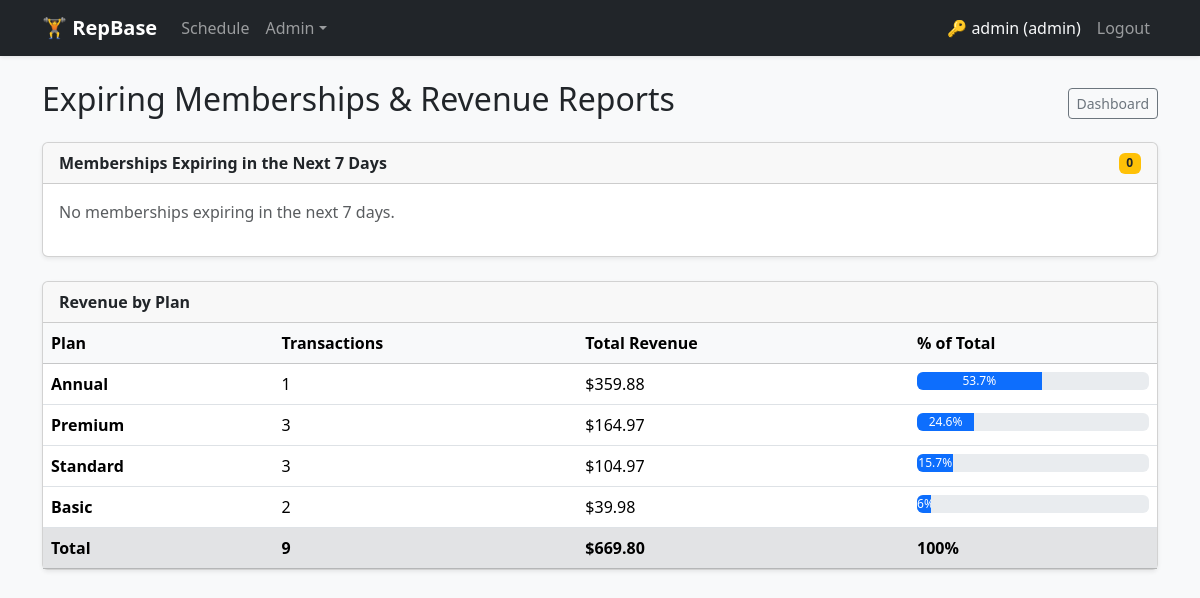
Screenshot of /admin_expiring.php (signed in) with the database file from the repository.
### tables this page shows
CREATE TABLE plan (
    Plan_id      INT UNSIGNED AUTO_INCREMENT PRIMARY KEY,
    Name         VARCHAR(80)    NOT NULL,
    PriceMonthly DECIMAL(8,2)   NOT NULL,
    DurationDays INT UNSIGNED   NOT NULL
);

### admin_expiring.php (the view, shortened to what this page needs)
<?php
require_once __DIR__ . '/helpers.php';
$db    = db();
$expiring = $db->query("
    SELECT m.Membership_id, m.EndDate, m.Active,
           mem.Member_id, mem.Name, mem.Email, mem.Phone,
           p.Name AS PlanName
    FROM membership m
    JOIN member mem ON mem.Member_id = m.Member_id
    JOIN plan p ON p.Plan_id = m.Plan_id
    WHERE m.EndDate BETWEEN CURDATE() AND CURDATE() + INTERVAL 7 DAY
      AND m.Active = 1
    ORDER BY m.EndDate ASC
")->fetchAll();
$revenue = $db->query("
    SELECT p.Plan_id, p.Name AS PlanName,
           COUNT(pay.Payment_id) AS TxCount,
           SUM(pay.Amount) AS TotalRevenue
    FROM payment pay
    JOIN membership ms ON ms.Membership_id = pay.Membership_id
    JOIN plan p ON p.Plan_id = ms.Plan_id
    GROUP BY p.Plan_id
    ORDER BY TotalRevenue DESC
")->fetchAll();
$totalRevenue = array_sum(array_column($revenue, 'TotalRevenue'));
?>
<div class="container">
  <div class="d-flex justify-content-between align-items-center mb-3">
    <h2>Expiring Memberships &amp; Revenue Reports</h2>
    <a href="staff_dashboard.php" class="btn btn-outline-secondary btn-sm">Dashboard</a>
  </div>
  <div class="card shadow-sm mb-4">
    <div class="card-header fw-bold d-flex justify-content-between align-items-center">
      Memberships Expiring in the Next 7 Days
      <span class="badge bg-warning text-dark"><?= count($expiring) ?></span>
    </div>
    <div class="card-body p-0">
      <?php if (empty($expiring)): ?>
        <p class="p-3 text-muted">No memberships expiring in the next 7 days.</p>
      <?php endif; ?>
    </div>
  </div>
  <div class="card shadow-sm mb-4">
    <div class="card-header fw-bold">Revenue by Plan</div>
    <div class="card-body p-0">
      <?php if (empty($revenue)): ?>
        <p class="p-3 text-muted">No payment data available.</p>
      <?php else: ?>
      <div class="table-responsive">
        <table class="table table-hover mb-0">
          <thead class="table-light">
            <tr>
              <th>Plan</th>
              <th>Transactions</th>
              <th>Total Revenue</th>
              <th>% of Total</th>
            </tr>
          </thead>
          <tbody>
            <?php foreach ($revenue as $r):
                $pct = $totalRevenue > 0 ? round((float)$r['TotalRevenue'] / $totalRevenue * 100, 1) : 0;
            ?>
            <tr>
              <td class="fw-semibold"><?= e($r['PlanName']) ?></td>
              <td><?= (int)$r['TxCount'] ?></td>
              <td>$<?= number_format((float)$r['TotalRevenue'], 2) ?></td>
              <td>
                <div class="progress" style="height:18px;min-width:80px">
                  <div class="progress-bar" style="width:<?= $pct ?>%"><?= $pct ?>%</div>
                </div>
              </td>
            </tr>
            <?php endforeach; ?>
          </tbody>
          <tfoot class="table-secondary fw-bold">
            <tr>
              <td>Total</td>
              <td><?= array_sum(array_column($revenue, 'TxCount')) ?></td>
              <td>$<?= number_format((float)$totalRevenue, 2) ?></td>
              <td>100%</td>
            </tr>
          </tfoot>
        </table>
      </div>
      <?php endif; ?>
    </div>
  </div>
</div>

### styles.css (style rules this page uses)
body { background-color: #f8f9fa; }

### rows the page displays
plan: Name "Annual", TxCount "1", TotalRevenue "359.88", pct "53.7"
plan: Name "Premium", TxCount "3", TotalRevenue "164.97", pct "24.6"
plan: Name "Standard", TxCount "3", TotalRevenue "104.97", pct "15.7"
plan: Name "Basic", TxCount "2", TotalRevenue "39.98", pct "6"

### other values shown
APP_NAME "RepBase"
$_SESSION['staff_username'] "admin"
$role "admin"
count($expiring) "0"
array_sum(array_column($revenue, 'TxCount')) "9"
$totalRevenue "669.80"
